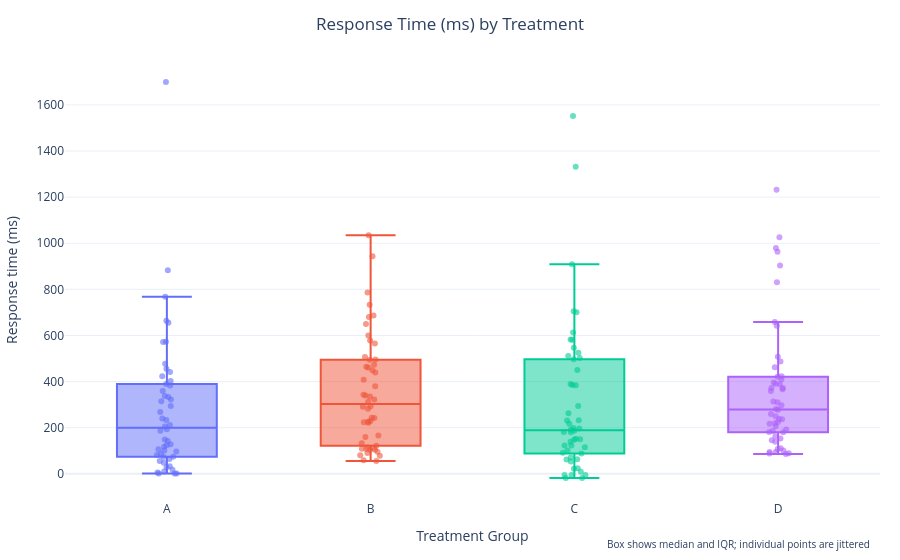
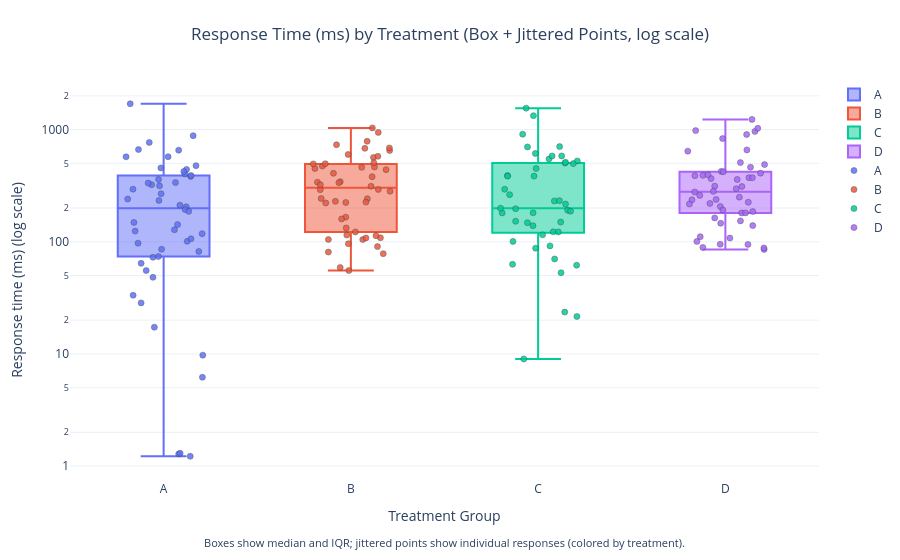

Notebook code cell kept with these figures, in order:
### Markdown cell above
# Plot Agent Example 4: Experiment Response Times

<div align="left">
  <a href="https://colab.research.google.com/github/andrewm4894/plot-agent/blob/main/examples/example_4.ipynb" target="_parent">
    <img src="https://colab.research.google.com/assets/colab-badge.svg" alt="Open In Colab"/>
  </a>
  <a href="https://nbviewer.org/github/andrewm4894/plot-agent/blob/main/examples/example_4.ipynb" target="_parent">
    <img src="https://img.shields.io/badge/Open in NBViewer-foo" alt="Open In NBViewer"/>
  </a>
</div>

### Code cell
# Example 4: Experiment Response Times
import pandas as pd
import numpy as np
from plot_agent.agent import PlotAgent


df = pd.DataFrame({
    "trial": np.tile(np.arange(1, 6), 40),
    "treatment": np.repeat(["A", "B", "C", "D"], 50),
    "response_ms": np.random.exponential(300, 200) + np.repeat([0, 50, -20, 80], 50)
})

agent = PlotAgent()
agent.set_df(df)

# Initial plot
response = agent.process_message(
    "Draw a box plot of response times (ms) for each treatment group."
)
fig = agent.get_figure()
fig.show()

# Follow-up iteration
response = agent.process_message(
    "Overlay a jittered strip (swarm) plot on the same axes, color points by treatment, and use a log scale for the y-axis."
)
fig = agent.get_figure()
fig.show()

### Figure 1 — Plotly figure (JSON) as saved in the notebook; plotly's stock layout.template omitted (floating-point values rounded to 4 significant figures)
{"data": [{"alignmentgroup": "True", "boxpoints": "all", "customdata": [[1], [2], [3], [4], [5], [1], [2], [3], [4], [5], [1], [2], [3], [4], [5], [1], [2], [3], [4], [5], [1], [2], [3], [4], [5], [1], [2], [3], [4], [5], [1], [2], [3], [4], [5], [1], [2], [3], [4], [5], [1], [2], [3], [4], [5], [1], [2], [3], [4], [5]], "hovertemplate": "Treatment=%{x}<br>Response time (ms)=%{y}<br>trial=%{customdata[0]}<extra></extra>", "jitter": 0.3, "legendgroup": "A", "marker": {"color": "#636efa", "opacity": 0.6, "size": 6}, "name": "A", "notched": false, "offsetgroup": "A", "orientation": "v", "pointpos": 0, "showlegend": true, "type": "box", "x": ["A", "A", "A", "A", "A", "A", "A", "A", "A", "A", "A", "A", "A", "A", "A", "A", "A", "A", "A", "A", "A", "A", "A", "A", "A", "A", "A", "A", "A", "A", "A", "A", "A", "A", "A", "A", "A", "A", "A", "A", "A", "A", "A", "A", "A", "A", "A", "A", "A", "A"], "x0": " ", "xaxis": "x", "y": [205.0, 359.0, 882.9, 212.1, 1699.0, 9.755, 193.7, 100.9, 294.3, 315.1, 48.17, 81.94, 337.2, 1.224, 233.2, 64.24, 572.8, 240.1, 382.7, 127.8, 402.0, 322.5, 6.193, 476.9, 441.6, 663.6, 455.3, 571.7, 124.4, 1.282, 423.1, 117.9, 767.9, 72.74, 268.2, 97.08, 33.33, 85.71, 28.5, 142.4, 73.75, 106.2, 1.303, 333.4, 389.8, 186.6, 17.31, 55.3, 655.3, 148.6], "y0": " ", "yaxis": "y"}, {"alignmentgroup": "True", "boxpoints": "all", "customdata": [[1], [2], [3], [4], [5], [1], [2], [3], [4], [5], [1], [2], [3], [4], [5], [1], [2], [3], [4], [5], [1], [2], [3], [4], [5], [1], [2], [3], [4], [5], [1], [2], [3], [4], [5], [1], [2], [3], [4], [5], [1], [2], [3], [4], [5], [1], [2], [3], [4], [5]], "hovertemplate": "Treatment=%{x}<br>Response time (ms)=%{y}<br>trial=%{customdata[0]}<extra></extra>", "jitter": 0.3, "legendgroup": "B", "marker": {"color": "#EF553B", "opacity": 0.6, "size": 6}, "name": "B", "notched": false, "offsetgroup": "B", "orientation": "v", "pointpos": 0, "showlegend": true, "type": "box", "x": ["B", "B", "B", "B", "B", "B", "B", "B", "B", "B", "B", "B", "B", "B", "B", "B", "B", "B", "B", "B", "B", "B", "B", "B", "B", "B", "B", "B", "B", "B", "B", "B", "B", "B", "B", "B", "B", "B", "B", "B", "B", "B", "B", "B", "B", "B", "B", "B", "B", "B"], "x0": " ", "xaxis": "x", "y": [564.9, 223.9, 108.4, 786.3, 339.8, 282.3, 1035.0, 464.3, 291.4, 114.7, 343.0, 439.3, 104.6, 90.49, 132.7, 104.8, 122.2, 449.3, 577.7, 460.6, 380.2, 335.9, 649.9, 78.28, 506.8, 221.8, 599.8, 494.6, 473.1, 108.1, 312.4, 686.5, 732.8, 58.94, 96.09, 496.0, 322.7, 55.42, 80.89, 680.4, 165.7, 292.5, 241.9, 229.1, 943.6, 113.3, 159.7, 407.5, 225.6, 243.0], "y0": " ", "yaxis": "y"}, {"alignmentgroup": "True", "boxpoints": "all", "customdata": [[1], [2], [3], [4], [5], [1], [2], [3], [4], [5], [1], [2], [3], [4], [5], [1], [2], [3], [4], [5], [1], [2], [3], [4], [5], [1], [2], [3], [4], [5], [1], [2], [3], [4], [5], [1], [2], [3], [4], [5], [1], [2], [3], [4], [5], [1], [2], [3], [4], [5]], "hovertemplate": "Treatment=%{x}<br>Response time (ms)=%{y}<br>trial=%{customdata[0]}<extra></extra>", "jitter": 0.3, "legendgroup": "C", "marker": {"color": "#00cc96", "opacity": 0.6, "size": 6}, "name": "C", "notched": false, "offsetgroup": "C", "orientation": "v", "pointpos": 0, "showlegend": true, "type": "box", "x": ["C", "C", "C", "C", "C", "C", "C", "C", "C", "C", "C", "C", "C", "C", "C", "C", "C", "C", "C", "C", "C", "C", "C", "C", "C", "C", "C", "C", "C", "C", "C", "C", "C", "C", "C", "C", "C", "C", "C", "C", "C", "C", "C", "C", "C", "C", "C", "C", "C", "C"], "x0": " ", "xaxis": "x", "y": [149.8, 181.1, -5.315, 190.8, 231.2, 293.8, 525.3, 705.0, 582.1, -18.17, -17.75, 389.4, 384.8, 700.3, 497.2, 91.89, 23.61, 1332.0, 196.8, 115.3, 180.7, 502.7, 547.2, -5.33, 232.5, 1552.0, 21.56, 187.2, 52.96, 100.7, 612.5, 199.2, 263.0, 122.6, 122.3, 61.75, 9.0, 147.9, 87.6, 62.91, 384.3, 450.2, 152.3, 581.5, 139.1, -5.245, 511.0, 70.24, 909.2, 216.7], "y0": " ", "yaxis": "y"}, {"alignmentgroup": "True", "boxpoints": "all", "customdata": [[1], [2], [3], [4], [5], [1], [2], [3], [4], [5], [1], [2], [3], [4], [5], [1], [2], [3], [4], [5], [1], [2], [3], [4], [5], [1], [2], [3], [4], [5], [1], [2], [3], [4], [5], [1], [2], [3], [4], [5], [1], [2], [3], [4], [5], [1], [2], [3], [4], [5]], "hovertemplate": "Treatment=%{x}<br>Response time (ms)=%{y}<br>trial=%{customdata[0]}<extra></extra>", "jitter": 0.3, "legendgroup": "D", "marker": {"color": "#ab63fa", "opacity": 0.6, "size": 6}, "name": "D", "notched": false, "offsetgroup": "D", "orientation": "v", "pointpos": 0, "showlegend": true, "type": "box", "x": ["D", "D", "D", "D", "D", "D", "D", "D", "D", "D", "D", "D", "D", "D", "D", "D", "D", "D", "D", "D", "D", "D", "D", "D", "D", "D", "D", "D", "D", "D", "D", "D", "D", "D", "D", "D", "D", "D", "D", "D", "D", "D", "D", "D", "D", "D", "D", "D", "D", "D"], "x0": " ", "xaxis": "x", "y": [94.74, 206.2, 963.7, 180.6, 236.3, 487.4, 658.7, 372.5, 277.4, 423.7, 313.3, 409.0, 359.3, 1232.0, 146.1, 390.7, 107.9, 216.9, 372.6, 297.2, 903.4, 281.4, 85.38, 1026.0, 225.1, 111.0, 831.2, 642.3, 100.7, 153.5, 180.9, 88.09, 366.4, 163.0, 191.8, 259.0, 388.5, 420.9, 88.93, 249.7, 94.91, 185.7, 310.6, 219.5, 139.3, 462.5, 238.1, 396.4, 507.6, 979.4], "y0": " ", "yaxis": "y"}], "layout": {"annotations": [{"font": {"size": 10}, "showarrow": false, "text": "Box shows median and IQR; individual points are jittered", "x": 0.99, "xanchor": "right", "xref": "paper", "y": -0.12, "yref": "paper"}], "boxmode": "overlay", "legend": {"title": {"text": "Treatment"}, "tracegroupgap": 0}, "margin": {"b": 60, "l": 60, "r": 20, "t": 60}, "showlegend": false, "title": {"text": "Response Time (ms) by Treatment", "x": 0.5, "xanchor": "center"}, "xaxis": {"anchor": "y", "categoryarray": ["A", "B", "C", "D"], "categoryorder": "array", "domain": [0.0, 1.0], "title": {"text": "Treatment Group"}}, "yaxis": {"anchor": "x", "domain": [0.0, 1.0], "title": {"text": "Response time (ms)"}}}}

### Figure 2 — Plotly figure (JSON) as saved in the notebook; plotly's stock layout.template omitted (floating-point values rounded to 4 significant figures)
{"data": [{"boxpoints": false, "hoverinfo": "y+name", "marker": {"color": "#636EFA"}, "name": "A", "type": "box", "x": [1.0, 1.0, 1.0, 1.0, 1.0, 1.0, 1.0, 1.0, 1.0, 1.0, 1.0, 1.0, 1.0, 1.0, 1.0, 1.0, 1.0, 1.0, 1.0, 1.0, 1.0, 1.0, 1.0, 1.0, 1.0, 1.0, 1.0, 1.0, 1.0, 1.0, 1.0, 1.0, 1.0, 1.0, 1.0, 1.0, 1.0, 1.0, 1.0, 1.0, 1.0, 1.0, 1.0, 1.0, 1.0, 1.0, 1.0, 1.0, 1.0, 1.0], "y": [205.0, 359.0, 882.9, 212.1, 1699.0, 9.755, 193.7, 100.9, 294.3, 315.1, 48.17, 81.94, 337.2, 1.224, 233.2, 64.24, 572.8, 240.1, 382.7, 127.8, 402.0, 322.5, 6.193, 476.9, 441.6, 663.6, 455.3, 571.7, 124.4, 1.282, 423.1, 117.9, 767.9, 72.74, 268.2, 97.08, 33.33, 85.71, 28.5, 142.4, 73.75, 106.2, 1.303, 333.4, 389.8, 186.6, 17.31, 55.3, 655.3, 148.6]}, {"boxpoints": false, "hoverinfo": "y+name", "marker": {"color": "#EF553B"}, "name": "B", "type": "box", "x": [2.0, 2.0, 2.0, 2.0, 2.0, 2.0, 2.0, 2.0, 2.0, 2.0, 2.0, 2.0, 2.0, 2.0, 2.0, 2.0, 2.0, 2.0, 2.0, 2.0, 2.0, 2.0, 2.0, 2.0, 2.0, 2.0, 2.0, 2.0, 2.0, 2.0, 2.0, 2.0, 2.0, 2.0, 2.0, 2.0, 2.0, 2.0, 2.0, 2.0, 2.0, 2.0, 2.0, 2.0, 2.0, 2.0, 2.0, 2.0, 2.0, 2.0], "y": [564.9, 223.9, 108.4, 786.3, 339.8, 282.3, 1035.0, 464.3, 291.4, 114.7, 343.0, 439.3, 104.6, 90.49, 132.7, 104.8, 122.2, 449.3, 577.7, 460.6, 380.2, 335.9, 649.9, 78.28, 506.8, 221.8, 599.8, 494.6, 473.1, 108.1, 312.4, 686.5, 732.8, 58.94, 96.09, 496.0, 322.7, 55.42, 80.89, 680.4, 165.7, 292.5, 241.9, 229.1, 943.6, 113.3, 159.7, 407.5, 225.6, 243.0]}, {"boxpoints": false, "hoverinfo": "y+name", "marker": {"color": "#00CC96"}, "name": "C", "type": "box", "x": [3.0, 3.0, 3.0, 3.0, 3.0, 3.0, 3.0, 3.0, 3.0, 3.0, 3.0, 3.0, 3.0, 3.0, 3.0, 3.0, 3.0, 3.0, 3.0, 3.0, 3.0, 3.0, 3.0, 3.0, 3.0, 3.0, 3.0, 3.0, 3.0, 3.0, 3.0, 3.0, 3.0, 3.0, 3.0, 3.0, 3.0, 3.0, 3.0, 3.0, 3.0, 3.0, 3.0, 3.0, 3.0], "y": [149.8, 181.1, 190.8, 231.2, 293.8, 525.3, 705.0, 582.1, 389.4, 384.8, 700.3, 497.2, 91.89, 23.61, 1332.0, 196.8, 115.3, 180.7, 502.7, 547.2, 232.5, 1552.0, 21.56, 187.2, 52.96, 100.7, 612.5, 199.2, 263.0, 122.6, 122.3, 61.75, 9.0, 147.9, 87.6, 62.91, 384.3, 450.2, 152.3, 581.5, 139.1, 511.0, 70.24, 909.2, 216.7]}, {"boxpoints": false, "hoverinfo": "y+name", "marker": {"color": "#AB63FA"}, "name": "D", "type": "box", "x": [4.0, 4.0, 4.0, 4.0, 4.0, 4.0, 4.0, 4.0, 4.0, 4.0, 4.0, 4.0, 4.0, 4.0, 4.0, 4.0, 4.0, 4.0, 4.0, 4.0, 4.0, 4.0, 4.0, 4.0, 4.0, 4.0, 4.0, 4.0, 4.0, 4.0, 4.0, 4.0, 4.0, 4.0, 4.0, 4.0, 4.0, 4.0, 4.0, 4.0, 4.0, 4.0, 4.0, 4.0, 4.0, 4.0, 4.0, 4.0, 4.0, 4.0], "y": [94.74, 206.2, 963.7, 180.6, 236.3, 487.4, 658.7, 372.5, 277.4, 423.7, 313.3, 409.0, 359.3, 1232.0, 146.1, 390.7, 107.9, 216.9, 372.6, 297.2, 903.4, 281.4, 85.38, 1026.0, 225.1, 111.0, 831.2, 642.3, 100.7, 153.5, 180.9, 88.09, 366.4, 163.0, 191.8, 259.0, 388.5, 420.9, 88.93, 249.7, 94.91, 185.7, 310.6, 219.5, 139.3, 462.5, 238.1, 396.4, 507.6, 979.4]}, {"hoverinfo": "text", "marker": {"color": "#636EFA", "line": {"color": "DarkSlateGrey", "width": 0.5}, "opacity": 0.85, "size": 6}, "mode": "markers", "name": "A", "showlegend": true, "text": ["Treatment: A<br>Trial: 1<br>Response (ms): 205.029", "Treatment: A<br>Trial: 2<br>Response (ms): 358.961", "Treatment: A<br>Trial: 3<br>Response (ms): 882.906", "Treatment: A<br>Trial: 4<br>Response (ms): 212.051", "Treatment: A<br>Trial: 5<br>Response (ms): 1699.428", "Treatment: A<br>Trial: 1<br>Response (ms): 9.755", "Treatment: A<br>Trial: 2<br>Response (ms): 193.697", "Treatment: A<br>Trial: 3<br>Response (ms): 100.887", "Treatment: A<br>Trial: 4<br>Response (ms): 294.288", "Treatment: A<br>Trial: 5<br>Response (ms): 315.136", "Treatment: A<br>Trial: 1<br>Response (ms): 48.174", "Treatment: A<br>Trial: 2<br>Response (ms): 81.944", "Treatment: A<br>Trial: 3<br>Response (ms): 337.223", "Treatment: A<br>Trial: 4<br>Response (ms): 1.224", "Treatment: A<br>Trial: 5<br>Response (ms): 233.189", "Treatment: A<br>Trial: 1<br>Response (ms): 64.243", "Treatment: A<br>Trial: 2<br>Response (ms): 572.778", "Treatment: A<br>Trial: 3<br>Response (ms): 240.084", "Treatment: A<br>Trial: 4<br>Response (ms): 382.667", "Treatment: A<br>Trial: 5<br>Response (ms): 127.778", "Treatment: A<br>Trial: 1<br>Response (ms): 402.038", "Treatment: A<br>Trial: 2<br>Response (ms): 322.453", "Treatment: A<br>Trial: 3<br>Response (ms): 6.193", "Treatment: A<br>Trial: 4<br>Response (ms): 476.926", "Treatment: A<br>Trial: 5<br>Response (ms): 441.616", "Treatment: A<br>Trial: 1<br>Response (ms): 663.606", "Treatment: A<br>Trial: 2<br>Response (ms): 455.264", "Treatment: A<br>Trial: 3<br>Response (ms): 571.665", "Treatment: A<br>Trial: 4<br>Response (ms): 124.417", "Treatment: A<br>Trial: 5<br>Response (ms): 1.282", "Treatment: A<br>Trial: 1<br>Response (ms): 423.087", "Treatment: A<br>Trial: 2<br>Response (ms): 117.903", "Treatment: A<br>Trial: 3<br>Response (ms): 767.948", "Treatment: A<br>Trial: 4<br>Response (ms): 72.745", "Treatment: A<br>Trial: 5<br>Response (ms): 268.202", "Treatment: A<br>Trial: 1<br>Response (ms): 97.085", "Treatment: A<br>Trial: 2<br>Response (ms): 33.329", "Treatment: A<br>Trial: 3<br>Response (ms): 85.713", "Treatment: A<br>Trial: 4<br>Response (ms): 28.504", "Treatment: A<br>Trial: 5<br>Response (ms): 142.385", "Treatment: A<br>Trial: 1<br>Response (ms): 73.749", "Treatment: A<br>Trial: 2<br>Response (ms): 106.226", "Treatment: A<br>Trial: 3<br>Response (ms): 1.303", "Treatment: A<br>Trial: 4<br>Response (ms): 333.376", "Treatment: A<br>Trial: 5<br>Response (ms): 389.843", "Treatment: A<br>Trial: 1<br>Response (ms): 186.629", "Treatment: A<br>Trial: 2<br>Response (ms): 17.313", "Treatment: A<br>Trial: 3<br>Response (ms): 55.299", "Treatment: A<br>Trial: 4<br>Response (ms): 655.334", "Treatment: A<br>Trial: 5<br>Response (ms): 148.584"], "type": "scatter", "x": [1.121, 0.9731, 1.158, 1.087, 0.8214, 1.209, 1.115, 1.126, 0.8364, 0.9782, 0.9432, 1.188, 1.063, 1.142, 0.9751, 0.88, 1.024, 0.8081, 1.144, 1.058, 1.114, 0.936, 1.207, 1.173, 1.122, 0.8656, 0.9854, 0.7993, 0.8479, 1.081, 1.108, 1.206, 0.9234, 0.943, 0.9866, 0.8634, 0.8372, 0.9893, 0.8798, 1.075, 0.9723, 1.146, 1.088, 0.9174, 1.146, 1.134, 0.9505, 0.9069, 1.08, 0.8415], "y": [205.0, 359.0, 882.9, 212.1, 1699.0, 9.755, 193.7, 100.9, 294.3, 315.1, 48.17, 81.94, 337.2, 1.224, 233.2, 64.24, 572.8, 240.1, 382.7, 127.8, 402.0, 322.5, 6.193, 476.9, 441.6, 663.6, 455.3, 571.7, 124.4, 1.282, 423.1, 117.9, 767.9, 72.74, 268.2, 97.08, 33.33, 85.71, 28.5, 142.4, 73.75, 106.2, 1.303, 333.4, 389.8, 186.6, 17.31, 55.3, 655.3, 148.6]}, {"hoverinfo": "text", "marker": {"color": "#EF553B", "line": {"color": "DarkSlateGrey", "width": 0.5}, "opacity": 0.85, "size": 6}, "mode": "markers", "name": "B", "showlegend": true, "text": ["Treatment: B<br>Trial: 1<br>Response (ms): 564.941", "Treatment: B<br>Trial: 2<br>Response (ms): 223.879", "Treatment: B<br>Trial: 3<br>Response (ms): 108.407", "Treatment: B<br>Trial: 4<br>Response (ms): 786.349", "Treatment: B<br>Trial: 5<br>Response (ms): 339.833", "Treatment: B<br>Trial: 1<br>Response (ms): 282.263", "Treatment: B<br>Trial: 2<br>Response (ms): 1034.881", "Treatment: B<br>Trial: 3<br>Response (ms): 464.337", "Treatment: B<br>Trial: 4<br>Response (ms): 291.395", "Treatment: B<br>Trial: 5<br>Response (ms): 114.672", "Treatment: B<br>Trial: 1<br>Response (ms): 343.005", "Treatment: B<br>Trial: 2<br>Response (ms): 439.331", "Treatment: B<br>Trial: 3<br>Response (ms): 104.573", "Treatment: B<br>Trial: 4<br>Response (ms): 90.493", "Treatment: B<br>Trial: 5<br>Response (ms): 132.705", "Treatment: B<br>Trial: 1<br>Response (ms): 104.785", "Treatment: B<br>Trial: 2<br>Response (ms): 122.193", "Treatment: B<br>Trial: 3<br>Response (ms): 449.332", "Treatment: B<br>Trial: 4<br>Response (ms): 577.711", "Treatment: B<br>Trial: 5<br>Response (ms): 460.568", "Treatment: B<br>Trial: 1<br>Response (ms): 380.183", "Treatment: B<br>Trial: 2<br>Response (ms): 335.856", "Treatment: B<br>Trial: 3<br>Response (ms): 649.903", "Treatment: B<br>Trial: 4<br>Response (ms): 78.279", "Treatment: B<br>Trial: 5<br>Response (ms): 506.776", "Treatment: B<br>Trial: 1<br>Response (ms): 221.778", "Treatment: B<br>Trial: 2<br>Response (ms): 599.829", "Treatment: B<br>Trial: 3<br>Response (ms): 494.632", "Treatment: B<br>Trial: 4<br>Response (ms): 473.068", "Treatment: B<br>Trial: 5<br>Response (ms): 108.07", "Treatment: B<br>Trial: 1<br>Response (ms): 312.382", "Treatment: B<br>Trial: 2<br>Response (ms): 686.527", "Treatment: B<br>Trial: 3<br>Response (ms): 732.815", "Treatment: B<br>Trial: 4<br>Response (ms): 58.941", "Treatment: B<br>Trial: 5<br>Response (ms): 96.093", "Treatment: B<br>Trial: 1<br>Response (ms): 495.99", "Treatment: B<br>Trial: 2<br>Response (ms): 322.688", "Treatment: B<br>Trial: 3<br>Response (ms): 55.424", "Treatment: B<br>Trial: 4<br>Response (ms): 80.888", "Treatment: B<br>Trial: 5<br>Response (ms): 680.383", "Treatment: B<br>Trial: 1<br>Response (ms): 165.675", "Treatment: B<br>Trial: 2<br>Response (ms): 292.526", "Treatment: B<br>Trial: 3<br>Response (ms): 241.905", "Treatment: B<br>Trial: 4<br>Response (ms): 229.086", "Treatment: B<br>Trial: 5<br>Response (ms): 943.607", "Treatment: B<br>Trial: 1<br>Response (ms): 113.346", "Treatment: B<br>Trial: 2<br>Response (ms): 159.673", "Treatment: B<br>Trial: 3<br>Response (ms): 407.527", "Treatment: B<br>Trial: 4<br>Response (ms): 225.641", "Treatment: B<br>Trial: 5<br>Response (ms): 242.967"], "type": "scatter", "x": [2.121, 1.973, 2.158, 2.087, 1.821, 2.209, 2.115, 2.126, 1.836, 1.978, 1.943, 2.188, 2.063, 2.142, 1.975, 1.88, 2.024, 1.808, 2.144, 2.058, 2.114, 1.936, 2.207, 2.173, 2.122, 1.866, 1.985, 1.799, 1.848, 2.081, 2.108, 2.206, 1.923, 1.943, 1.987, 1.863, 1.837, 1.989, 1.88, 2.075, 1.972, 2.146, 2.088, 1.917, 2.146, 2.134, 1.95, 1.907, 2.08, 1.841], "y": [564.9, 223.9, 108.4, 786.3, 339.8, 282.3, 1035.0, 464.3, 291.4, 114.7, 343.0, 439.3, 104.6, 90.49, 132.7, 104.8, 122.2, 449.3, 577.7, 460.6, 380.2, 335.9, 649.9, 78.28, 506.8, 221.8, 599.8, 494.6, 473.1, 108.1, 312.4, 686.5, 732.8, 58.94, 96.09, 496.0, 322.7, 55.42, 80.89, 680.4, 165.7, 292.5, 241.9, 229.1, 943.6, 113.3, 159.7, 407.5, 225.6, 243.0]}, {"hoverinfo": "text", "marker": {"color": "#00CC96", "line": {"color": "DarkSlateGrey", "width": 0.5}, "opacity": 0.85, "size": 6}, "mode": "markers", "name": "C", "showlegend": true, "text": ["Treatment: C<br>Trial: 1<br>Response (ms): 149.768", "Treatment: C<br>Trial: 2<br>Response (ms): 181.064", "Treatment: C<br>Trial: 4<br>Response (ms): 190.816", "Treatment: C<br>Trial: 5<br>Response (ms): 231.23", "Treatment: C<br>Trial: 1<br>Response (ms): 293.844", "Treatment: C<br>Trial: 2<br>Response (ms): 525.266", "Treatment: C<br>Trial: 3<br>Response (ms): 704.952", "Treatment: C<br>Trial: 4<br>Response (ms): 582.113", "Treatment: C<br>Trial: 2<br>Response (ms): 389.439", "Treatment: C<br>Trial: 3<br>Response (ms): 384.761", "Treatment: C<br>Trial: 4<br>Response (ms): 700.329", "Treatment: C<br>Trial: 5<br>Response (ms): 497.217", "Treatment: C<br>Trial: 1<br>Response (ms): 91.886", "Treatment: C<br>Trial: 2<br>Response (ms): 23.61", "Treatment: C<br>Trial: 3<br>Response (ms): 1331.653", "Treatment: C<br>Trial: 4<br>Response (ms): 196.77", "Treatment: C<br>Trial: 5<br>Response (ms): 115.29", "Treatment: C<br>Trial: 1<br>Response (ms): 180.654", "Treatment: C<br>Trial: 2<br>Response (ms): 502.677", "Treatment: C<br>Trial: 3<br>Response (ms): 547.158", "Treatment: C<br>Trial: 5<br>Response (ms): 232.527", "Treatment: C<br>Trial: 1<br>Response (ms): 1552.27", "Treatment: C<br>Trial: 2<br>Response (ms): 21.558", "Treatment: C<br>Trial: 3<br>Response (ms): 187.218", "Treatment: C<br>Trial: 4<br>Response (ms): 52.955", "Treatment: C<br>Trial: 5<br>Response (ms): 100.718", "Treatment: C<br>Trial: 1<br>Response (ms): 612.522", "Treatment: C<br>Trial: 2<br>Response (ms): 199.22", "Treatment: C<br>Trial: 3<br>Response (ms): 262.969", "Treatment: C<br>Trial: 4<br>Response (ms): 122.613", "Treatment: C<br>Trial: 5<br>Response (ms): 122.297", "Treatment: C<br>Trial: 1<br>Response (ms): 61.754", "Treatment: C<br>Trial: 2<br>Response (ms): 9.0", "Treatment: C<br>Trial: 3<br>Response (ms): 147.895", "Treatment: C<br>Trial: 4<br>Response (ms): 87.601", "Treatment: C<br>Trial: 5<br>Response (ms): 62.912", "Treatment: C<br>Trial: 1<br>Response (ms): 384.257", "Treatment: C<br>Trial: 2<br>Response (ms): 450.171", "Treatment: C<br>Trial: 3<br>Response (ms): 152.267", "Treatment: C<br>Trial: 4<br>Response (ms): 581.479", "Treatment: C<br>Trial: 5<br>Response (ms): 139.144", "Treatment: C<br>Trial: 2<br>Response (ms): 510.958", "Treatment: C<br>Trial: 3<br>Response (ms): 70.241", "Treatment: C<br>Trial: 4<br>Response (ms): 909.241", "Treatment: C<br>Trial: 5<br>Response (ms): 216.715"], "type": "scatter", "x": [3.121, 2.973, 3.158, 3.087, 2.821, 3.209, 3.115, 3.126, 2.836, 2.978, 2.943, 3.188, 3.063, 3.142, 2.975, 2.88, 3.024, 2.808, 3.144, 3.058, 3.114, 2.936, 3.207, 3.173, 3.122, 2.866, 2.985, 2.799, 2.848, 3.081, 3.108, 3.206, 2.923, 2.943, 2.987, 2.863, 2.837, 2.989, 2.88, 3.075, 2.972, 3.146, 3.088, 2.917, 3.146], "y": [149.8, 181.1, 190.8, 231.2, 293.8, 525.3, 705.0, 582.1, 389.4, 384.8, 700.3, 497.2, 91.89, 23.61, 1332.0, 196.8, 115.3, 180.7, 502.7, 547.2, 232.5, 1552.0, 21.56, 187.2, 52.96, 100.7, 612.5, 199.2, 263.0, 122.6, 122.3, 61.75, 9.0, 147.9, 87.6, 62.91, 384.3, 450.2, 152.3, 581.5, 139.1, 511.0, 70.24, 909.2, 216.7]}, {"hoverinfo": "text", "marker": {"color": "#AB63FA", "line": {"color": "DarkSlateGrey", "width": 0.5}, "opacity": 0.85, "size": 6}, "mode": "markers", "name": "D", "showlegend": true, "text": ["Treatment: D<br>Trial: 1<br>Response (ms): 94.743", "Treatment: D<br>Trial: 2<br>Response (ms): 206.209", "Treatment: D<br>Trial: 3<br>Response (ms): 963.662", "Treatment: D<br>Trial: 4<br>Response (ms): 180.615", "Treatment: D<br>Trial: 5<br>Response (ms): 236.34", "Treatment: D<br>Trial: 1<br>Response (ms): 487.439", "Treatment: D<br>Trial: 2<br>Response (ms): 658.703", "Treatment: D<br>Trial: 3<br>Response (ms): 372.542", "Treatment: D<br>Trial: 4<br>Response (ms): 277.424", "Treatment: D<br>Trial: 5<br>Response (ms): 423.673", "Treatment: D<br>Trial: 1<br>Response (ms): 313.271", "Treatment: D<br>Trial: 2<br>Response (ms): 409.036", "Treatment: D<br>Trial: 3<br>Response (ms): 359.346", "Treatment: D<br>Trial: 4<br>Response (ms): 1232.276", "Treatment: D<br>Trial: 5<br>Response (ms): 146.091", "Treatment: D<br>Trial: 1<br>Response (ms): 390.659", "Treatment: D<br>Trial: 2<br>Response (ms): 107.922", "Treatment: D<br>Trial: 3<br>Response (ms): 216.944", "Treatment: D<br>Trial: 4<br>Response (ms): 372.574", "Treatment: D<br>Trial: 5<br>Response (ms): 297.186", "Treatment: D<br>Trial: 1<br>Response (ms): 903.363", "Treatment: D<br>Trial: 2<br>Response (ms): 281.374", "Treatment: D<br>Trial: 3<br>Response (ms): 85.382", "Treatment: D<br>Trial: 4<br>Response (ms): 1026.221", "Treatment: D<br>Trial: 5<br>Response (ms): 225.099", "Treatment: D<br>Trial: 1<br>Response (ms): 110.951", "Treatment: D<br>Trial: 2<br>Response (ms): 831.214", "Treatment: D<br>Trial: 3<br>Response (ms): 642.265", "Treatment: D<br>Trial: 4<br>Response (ms): 100.689", "Treatment: D<br>Trial: 5<br>Response (ms): 153.45", "Treatment: D<br>Trial: 1<br>Response (ms): 180.86", "Treatment: D<br>Trial: 2<br>Response (ms): 88.092", "Treatment: D<br>Trial: 3<br>Response (ms): 366.356", "Treatment: D<br>Trial: 4<br>Response (ms): 163.031", "Treatment: D<br>Trial: 5<br>Response (ms): 191.835", "Treatment: D<br>Trial: 1<br>Response (ms): 259.023", "Treatment: D<br>Trial: 2<br>Response (ms): 388.52", "Treatment: D<br>Trial: 3<br>Response (ms): 420.94", "Treatment: D<br>Trial: 4<br>Response (ms): 88.928", "Treatment: D<br>Trial: 5<br>Response (ms): 249.728", "Treatment: D<br>Trial: 1<br>Response (ms): 94.912", "Treatment: D<br>Trial: 2<br>Response (ms): 185.701", "Treatment: D<br>Trial: 3<br>Response (ms): 310.641", "Treatment: D<br>Trial: 4<br>Response (ms): 219.464", "Treatment: D<br>Trial: 5<br>Response (ms): 139.278", "Treatment: D<br>Trial: 1<br>Response (ms): 462.474", "Treatment: D<br>Trial: 2<br>Response (ms): 238.071", "Treatment: D<br>Trial: 3<br>Response (ms): 396.377", "Treatment: D<br>Trial: 4<br>Response (ms): 507.595", "Treatment: D<br>Trial: 5<br>Response (ms): 979.395"], "type": "scatter", "x": [4.121, 3.973, 4.158, 4.087, 3.821, 4.209, 4.115, 4.126, 3.836, 3.978, 3.943, 4.188, 4.063, 4.142, 3.975, 3.88, 4.024, 3.808, 4.144, 4.058, 4.114, 3.936, 4.207, 4.173, 4.122, 3.866, 3.985, 3.799, 3.848, 4.081, 4.108, 4.206, 3.923, 3.943, 3.987, 3.863, 3.837, 3.989, 3.88, 4.075, 3.972, 4.146, 4.088, 3.917, 4.146, 4.134, 3.95, 3.907, 4.08, 3.841], "y": [94.74, 206.2, 963.7, 180.6, 236.3, 487.4, 658.7, 372.5, 277.4, 423.7, 313.3, 409.0, 359.3, 1232.0, 146.1, 390.7, 107.9, 216.9, 372.6, 297.2, 903.4, 281.4, 85.38, 1026.0, 225.1, 111.0, 831.2, 642.3, 100.7, 153.5, 180.9, 88.09, 366.4, 163.0, 191.8, 259.0, 388.5, 420.9, 88.93, 249.7, 94.91, 185.7, 310.6, 219.5, 139.3, 462.5, 238.1, 396.4, 507.6, 979.4]}], "layout": {"annotations": [{"font": {"size": 11}, "showarrow": false, "text": "Boxes show median and IQR; jittered points show individual responses (colored by treatment).", "x": 0.5, "xanchor": "center", "xref": "paper", "y": -0.18, "yref": "paper"}], "margin": {"b": 80, "l": 70, "r": 20, "t": 80}, "title": {"text": "Response Time (ms) by Treatment (Box + Jittered Points, log scale)", "x": 0.5}, "xaxis": {"tickmode": "array", "ticktext": ["A", "B", "C", "D"], "tickvals": [1, 2, 3, 4], "title": {"text": "Treatment Group"}}, "yaxis": {"title": {"text": "Response time (ms) (log scale)"}, "type": "log"}}}
